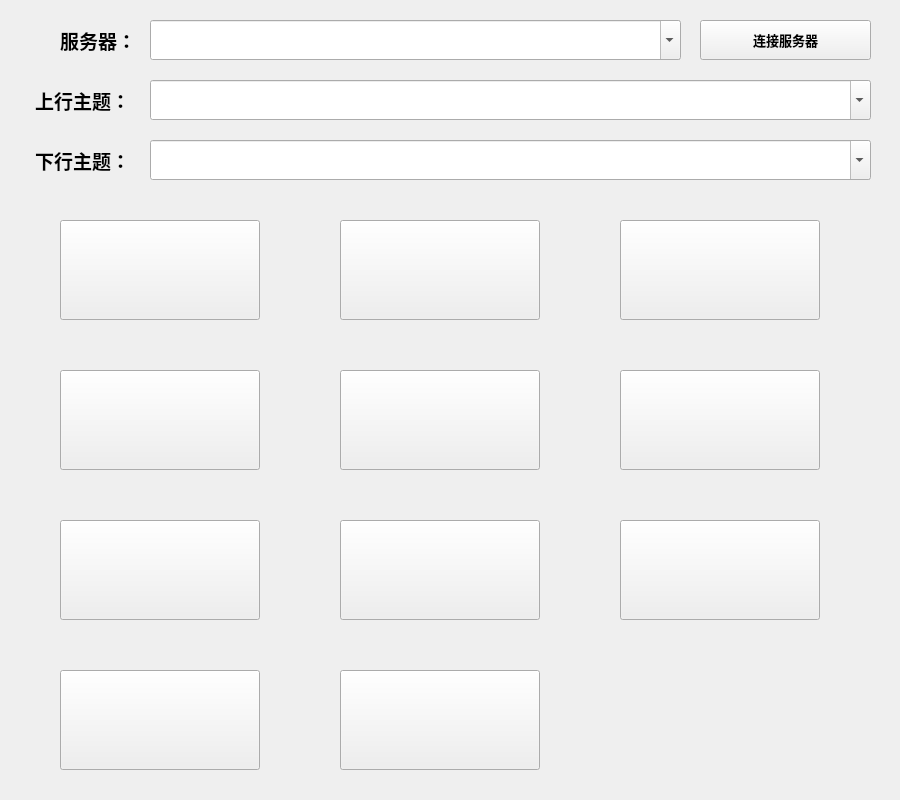
<?xml version="1.0" encoding="UTF-8"?>
<ui version="4.0">
 <class>MQTT</class>
 <widget class="QWidget" name="MQTT">
  <property name="geometry">
   <rect>
    <x>0</x>
    <y>0</y>
    <width>900</width>
    <height>800</height>
   </rect>
  </property>
  <property name="windowTitle">
   <string>Form</string>
  </property>
  <widget class="QPushButton" name="pushButton_led1">
   <property name="geometry">
    <rect>
     <x>60</x>
     <y>220</y>
     <width>200</width>
     <height>100</height>
    </rect>
   </property>
   <property name="text">
    <string/>
   </property>
   <property name="checkable">
    <bool>true</bool>
   </property>
  </widget>
  <widget class="QPushButton" name="pushButton_cur">
   <property name="geometry">
    <rect>
     <x>60</x>
     <y>670</y>
     <width>200</width>
     <height>100</height>
    </rect>
   </property>
   <property name="text">
    <string/>
   </property>
  </widget>
  <widget class="QPushButton" name="pushButton_hum">
   <property name="geometry">
    <rect>
     <x>620</x>
     <y>370</y>
     <width>200</width>
     <height>100</height>
    </rect>
   </property>
   <property name="text">
    <string/>
   </property>
  </widget>
  <widget class="QPushButton" name="pushButton_vr">
   <property name="geometry">
    <rect>
     <x>340</x>
     <y>520</y>
     <width>200</width>
     <height>100</height>
    </rect>
   </property>
   <property name="text">
    <string/>
   </property>
  </widget>
  <widget class="QPushButton" name="pushButton_relay">
   <property name="geometry">
    <rect>
     <x>60</x>
     <y>370</y>
     <width>200</width>
     <height>100</height>
    </rect>
   </property>
   <property name="text">
    <string/>
   </property>
   <property name="checkable">
    <bool>true</bool>
   </property>
  </widget>
  <widget class="QPushButton" name="pushButton_open">
   <property name="geometry">
    <rect>
     <x>700</x>
     <y>20</y>
     <width>171</width>
     <height>40</height>
    </rect>
   </property>
   <property name="font">
    <font>
     <family>Microsoft YaHei</family>
     <pointsize>10</pointsize>
     <bold>true</bold>
    </font>
   </property>
   <property name="text">
    <string>连接服务器</string>
   </property>
   <property name="checkable">
    <bool>true</bool>
   </property>
  </widget>
  <widget class="QPushButton" name="pushButton_temp">
   <property name="geometry">
    <rect>
     <x>340</x>
     <y>370</y>
     <width>200</width>
     <height>100</height>
    </rect>
   </property>
   <property name="text">
    <string/>
   </property>
  </widget>
  <widget class="QPushButton" name="pushButton_cpu">
   <property name="geometry">
    <rect>
     <x>60</x>
     <y>520</y>
     <width>200</width>
     <height>100</height>
    </rect>
   </property>
   <property name="text">
    <string/>
   </property>
  </widget>
  <widget class="QPushButton" name="pushButton_pw">
   <property name="geometry">
    <rect>
     <x>340</x>
     <y>670</y>
     <width>200</width>
     <height>100</height>
    </rect>
   </property>
   <property name="text">
    <string/>
   </property>
  </widget>
  <widget class="QComboBox" name="comboBox_server">
   <property name="geometry">
    <rect>
     <x>150</x>
     <y>20</y>
     <width>531</width>
     <height>40</height>
    </rect>
   </property>
   <property name="font">
    <font>
     <family>Microsoft YaHei</family>
     <pointsize>14</pointsize>
    </font>
   </property>
   <property name="editable">
    <bool>true</bool>
   </property>
  </widget>
  <widget class="QPushButton" name="pushButton_led2">
   <property name="geometry">
    <rect>
     <x>340</x>
     <y>220</y>
     <width>200</width>
     <height>100</height>
    </rect>
   </property>
   <property name="text">
    <string/>
   </property>
   <property name="checkable">
    <bool>true</bool>
   </property>
  </widget>
  <widget class="QLabel" name="label_server">
   <property name="geometry">
    <rect>
     <x>60</x>
     <y>20</y>
     <width>81</width>
     <height>40</height>
    </rect>
   </property>
   <property name="font">
    <font>
     <family>Microsoft YaHei</family>
     <pointsize>14</pointsize>
     <bold>true</bold>
    </font>
   </property>
   <property name="text">
    <string>服务器：</string>
   </property>
  </widget>
  <widget class="QPushButton" name="pushButton_vol">
   <property name="geometry">
    <rect>
     <x>620</x>
     <y>520</y>
     <width>200</width>
     <height>100</height>
    </rect>
   </property>
   <property name="text">
    <string/>
   </property>
  </widget>
  <widget class="QPushButton" name="pushButton_beep">
   <property name="geometry">
    <rect>
     <x>620</x>
     <y>220</y>
     <width>200</width>
     <height>100</height>
    </rect>
   </property>
   <property name="text">
    <string/>
   </property>
   <property name="checkable">
    <bool>true</bool>
   </property>
  </widget>
  <widget class="QLabel" name="label_upload">
   <property name="geometry">
    <rect>
     <x>35</x>
     <y>80</y>
     <width>111</width>
     <height>40</height>
    </rect>
   </property>
   <property name="font">
    <font>
     <family>Microsoft YaHei</family>
     <pointsize>14</pointsize>
     <bold>true</bold>
    </font>
   </property>
   <property name="text">
    <string>上行主题：</string>
   </property>
  </widget>
  <widget class="QComboBox" name="comboBox_upload">
   <property name="geometry">
    <rect>
     <x>150</x>
     <y>80</y>
     <width>721</width>
     <height>40</height>
    </rect>
   </property>
   <property name="font">
    <font>
     <family>Microsoft YaHei</family>
     <pointsize>14</pointsize>
     <bold>false</bold>
    </font>
   </property>
   <property name="editable">
    <bool>true</bool>
   </property>
  </widget>
  <widget class="QLabel" name="label_download">
   <property name="geometry">
    <rect>
     <x>35</x>
     <y>140</y>
     <width>111</width>
     <height>40</height>
    </rect>
   </property>
   <property name="font">
    <font>
     <family>Microsoft YaHei</family>
     <pointsize>14</pointsize>
     <bold>true</bold>
    </font>
   </property>
   <property name="text">
    <string>下行主题：</string>
   </property>
  </widget>
  <widget class="QComboBox" name="comboBox_download">
   <property name="geometry">
    <rect>
     <x>150</x>
     <y>140</y>
     <width>721</width>
     <height>40</height>
    </rect>
   </property>
   <property name="font">
    <font>
     <family>Microsoft YaHei</family>
     <pointsize>14</pointsize>
     <bold>false</bold>
    </font>
   </property>
   <property name="editable">
    <bool>true</bool>
   </property>
  </widget>
 </widget>
 <resources/>
 <connections/>
</ui>
